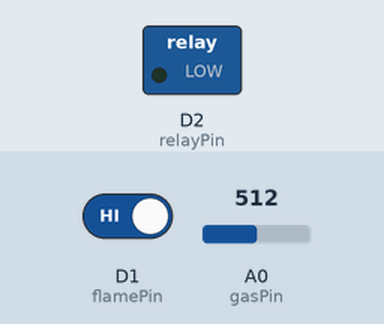
Simulated run of this sketch. Board: ESP8266 (NodeMCU). Shown: switched loads named in the sketch (green lamp = pin HIGH). The inputs (shaded band) are chosen by the test bench; at power-on: A0 (gasPin) = 512, D1 (flamePin) HIGH. WiFi joins after 1.5 s; servers stay silent unless stated; what the sketch prints to the serial monitor is not drawn.

Above: at 2.9 s.
3.0 s: A0 (gasPin) set to 488
At 4.2 s:
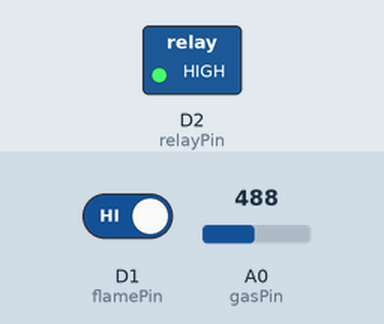
6.4 s: D1 (flamePin) driven LOW
At 7.8 s:
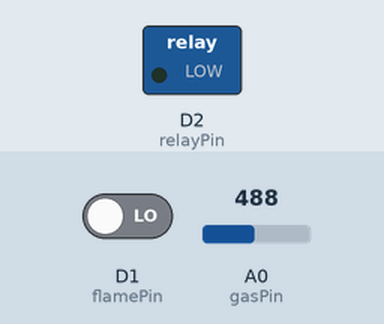
9.6 s: D1 (flamePin) driven HIGH
At 11.3 s:
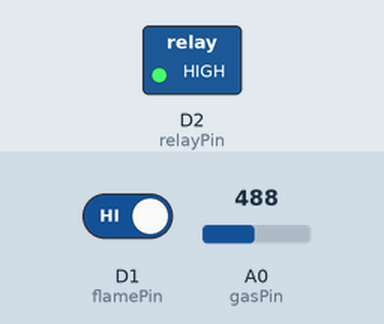
11.6 s: A0 (gasPin) set to 510
At 13.0 s:
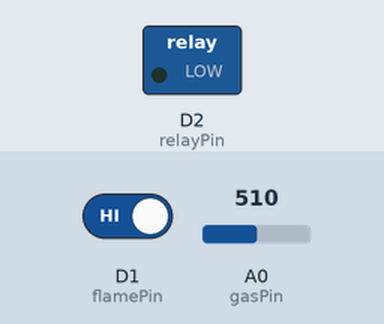
Timing chart, 0 to 14.6 s (numbered marks = the images above; inputs shaded):
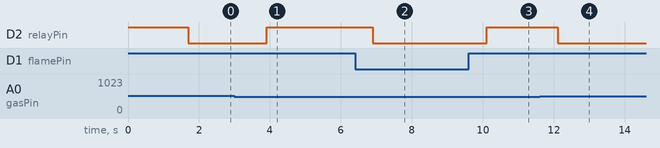

The sketch:

RelayFan.ino
```cpp
#include <ESP8266WiFi.h>
#include <WiFiClientSecure.h>

// ================= ตั้งค่า WIFI =================
const char* ssid     = "TECNO POVA 6 Pro 5G";
const char* password = "14092544";

// ================= ตั้งค่า LINE Messaging API =================
const char* host = "api.line.me";
const char* accessToken = "LSmXROaNyWBDB6CXvsrQnXSE3vgX/oObcIaxGwSkrwS4V2V24IAl0Eusz2ZM3fiX0qcw5ifzMh8NfnPzviOUFc66UgdDDD+CmThQZH1kjmbH5DiQScPY2wa19CrOxgRE9sfMgeFBcCLb0G/uzjEHJgdB04t89/1O/w1cDnyilFU=LSmXROaNyWBDB6CXvsrQnXSE3vgX/oObcIaxGwSkrwS4V2V24IAl0Eusz2ZM3fiX0qcw5ifzMh8NfnPzviOUFc66UgdDDD+CmThQZH1kjmbH5DiQScPY2wa19CrOxgRE9sfMgeFBcCLb0G/uzjEHJgdB04t89/1O/w1cDnyilFU=";
String targetID = "Cf1f5aefc45f33c82d8bc303aa984fdef"; // Group ID

// ================= ตั้งค่า ขาอุปกรณ์ =================
int gasPin = A0;      // เซ็นเซอร์แก๊ส
int flamePin = D1;    // เซ็นเซอร์ไฟ
int relayPin = D2;    // <--- ขา Relay สำหรับพัดลม (เพิ่มใหม่)

int gasVal = 0;
int flameState = HIGH;
int gasThreshold = 500; // ค่าแจ้งเตือนแก๊ส

// ตัวแปรกันส่งไลน์รัวๆ
bool isGasAlertSent = false;
bool isFireAlertSent = false;

void setup() {
  Serial.begin(115200);

  pinMode(flamePin, INPUT);
  pinMode(relayPin, OUTPUT);      // กำหนดขา Relay เป็น Output
  digitalWrite(relayPin, HIGH);   // สั่งปิด Relay ไว้ก่อน (HIGH = ปิด สำหรับบอร์ด Active LOW)

  // เชื่อมต่อ WiFi
  Serial.println();
  Serial.print("Connecting to WiFi");
  WiFi.begin(ssid, password);
  while (WiFi.status() != WL_CONNECTED) {
    delay(500);
    Serial.print(".");
  }
  Serial.println("\nWiFi Connected!");

  sendLinePush("System Ready: ระบบความปลอดภัยพร้อมพัดลมระบายอากาศ ทำงานแล้ว!");
}

void loop() {
  // 1. อ่านค่า
  gasVal = analogRead(gasPin);
  flameState = digitalRead(flamePin);

  // 2. แสดงผล Monitor
  Serial.print("Gas: "); Serial.print(gasVal);
  Serial.print(" | Flame: ");
  if(flameState == LOW) Serial.print("FIRE!"); else Serial.print("Safe");

  // ================= ส่วนควบคุมพัดลม (FAN CONTROL) =================
  // ถ้า (แก๊สเกินค่าที่ตั้ง) หรือ (เจอเปลวไฟ)
  if (gasVal > gasThreshold || flameState == LOW) {
    digitalWrite(relayPin, LOW); // สั่ง LOW เพื่อเปิด Relay (พัดลมหมุน)
    Serial.print(" | FAN: ON [Active]");
  } else {
    digitalWrite(relayPin, HIGH); // สั่ง HIGH เพื่อปิด Relay (พัดลมหยุด)
    Serial.print(" | FAN: OFF");
  }
  Serial.println();
  // ==============================================================

  // 3. ส่งแจ้งเตือนไลน์ (GAS)
  if (gasVal > gasThreshold) {
    if (isGasAlertSent == false) {
      sendLinePush("อันตราย! แก๊สรั่ว (ระดับ: " + String(gasVal) + ") พัดลมกำลังระบายอากาศ!");
      isGasAlertSent = true;
    }
  } else {
    isGasAlertSent = false;
  }

  // 4. ส่งแจ้งเตือนไลน์ (FIRE)
  if (flameState == LOW) {
    if (isFireAlertSent == false) {
      sendLinePush("ไฟไหม้! ตรวจพบเปลวไฟ! ระบบกำลังทำงาน");
      isFireAlertSent = true;
    }
  } else {
    isFireAlertSent = false;
  }

  delay(1000);
}

// ฟังก์ชันส่งข้อความ
void sendLinePush(String message) {
  WiFiClientSecure client;
  client.setInsecure();

  if (!client.connect(host, 443)) {
    Serial.println("Connection failed");
    return;
  }

  String payload = "{\"to\":\"" + targetID + "\",\"messages\":[{\"type\":\"text\",\"text\":\"" + message + "\"}]}";

  client.println("POST /v2/bot/message/push HTTP/1.1");
  client.println("Host: " + String(host));
  client.println("Authorization: Bearer " + String(accessToken));
  client.println("Content-Type: application/json");
  client.println("Content-Length: " + String(payload.length()));
  client.println();
  client.println(payload);

  Serial.println(" -> Line Msg Sent");
}
```

Measured:
- the behaviour switches between 501 and 500 on A0 (gasPin) (found by bisection; images 0 and 1)
- after the input at 3.0 s, D2 (relayPin): LOW → HIGH after 0.90 s
- after the input at 6.4 s, D2 (relayPin): HIGH → LOW after 0.51 s
- after the input at 9.6 s, D2 (relayPin): LOW → HIGH after 0.51 s
- after the input at 11.6 s, D2 (relayPin): HIGH → LOW after 0.51 s
